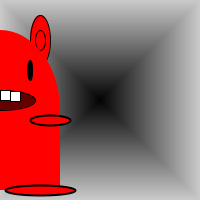
Frame 1 (no input)
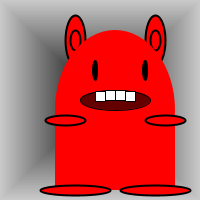
Frame 60 (the mouse pressed at the canvas centre just before this capture)
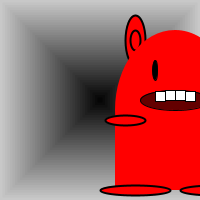
Frame 120 (the mouse held since frame 60 and released just before this capture)

The Processing sketch that drew these frames (run headless with seeded random() and noise(); from frame 60 on, the mouse is pressed at the canvas centre):

// Processing sketch: processing_129760
// ── processing_129760.pde

int monstertjeX;
int monstertjeY = 100;
int richting = 5;
int teller = 0;
int balletjeY = 100;
int balletjeX= 100;
boolean test;
float kleur;
int breedte=200;
int hoogte=200;

void setup() {
  size(200, 200);
  //monstertjeX = 100;//aan doen voor alleen omhoog
}

void draw () {
  background(255);
  achtergrond ();
  oor();
  lichaam ();
  mond ();
  tand ();
  ogen ();
  voeten ();
  richting ();



  if (test == true) {
    fill(0);
  } 
  else {
    fill(255, 0, 0);
  }
}


void achtergrond () {
  while (breedte > 0) {
    rectMode(CENTER);
    fill(breedte);

    noStroke();
    rect (width/2, height/2, breedte, hoogte);
    breedte=breedte-5;
    hoogte=hoogte-5;
  }

  breedte=200;
  hoogte=200;
  kleur=255;
}


void oor () {
  if (test == true) {
    fill(0);
  } 
  else {
    fill(255, 0, 0);
  }
  //colorMode(RGB);
  stroke(1);
  ellipseMode(CENTER);
  ellipse (monstertjeX-40, monstertjeY-60, 20, 50); //oor links
  ellipse (monstertjeX+40, monstertjeY-60, 20, 50); //oor rechts
  ellipse (monstertjeX-40, monstertjeY-60, 10, 20); //binnen oor links

  ellipse (monstertjeX+40, monstertjeY-60, 10, 20); //binnen oor rechts
}

void lichaam () {
  if (test == true) {
    fill(0);
  } 
  else {
    fill(255, 0, 0);
  }
  rectMode(CORNER);
  strokeWeight(2);
  noStroke();
  ellipse (monstertjeX, monstertjeY+10, 120, 160); //lichaam
  rect (monstertjeX-60, monstertjeY+20, 120, 70);  //lichaam
}

void mond () {
  stroke(1);
  strokeWeight(1);

  if (test == true) {
    fill(0);
  } 
  else {
    fill(100, 0, 0);
  }
  ellipse(monstertjeX, monstertjeY, 70, 20);   //mond
}


void tand () {
  if (test == true) {
    fill(0);
  } 
  else {
    fill(255);

    rect(monstertjeX-10, monstertjeY-10, 10, 10); //tand
    rect(monstertjeX, monstertjeY-10, 10, 10);//tand
    rect(monstertjeX+10, monstertjeY-9, 10, 10);//tand
    rect(monstertjeX-20, monstertjeY-9, 10, 10);//tand
  }
}

void ogen () {

  fill(0);
  ellipse(monstertjeX+30, monstertjeY-30, 5, 20); //oog rechts

  ellipse(monstertjeX-20, monstertjeY-30, 5, 20); //oog links
}

void voeten () {
  strokeWeight(2);

  if (test == true) {
    fill(0);
  } 
  else {
    fill(255, 0, 0);
  }

  ellipse(monstertjeX-40, monstertjeY+90, 70, 10);//linkervoet
  ellipse(monstertjeX+40, monstertjeY+90, 70, 10);//rechtervoet

  ellipse (monstertjeX-50, monstertjeY+20, 40, 10); //arm links
  ellipse (monstertjeX+50, monstertjeY+20, 40, 10); //arm rechts
}

void richting () {
  monstertjeX=monstertjeX+richting;

  //als monstertje de rand raakt dan omkeren
  if (monstertjeX > width ||monstertjeX<0) { 
    richting=-richting;
    tellertje();
  }
}

void tellertje () {

  if (teller==10) {
    teller=0;
    test=!test;
  }

  teller = teller+1;
  println(teller);
}
